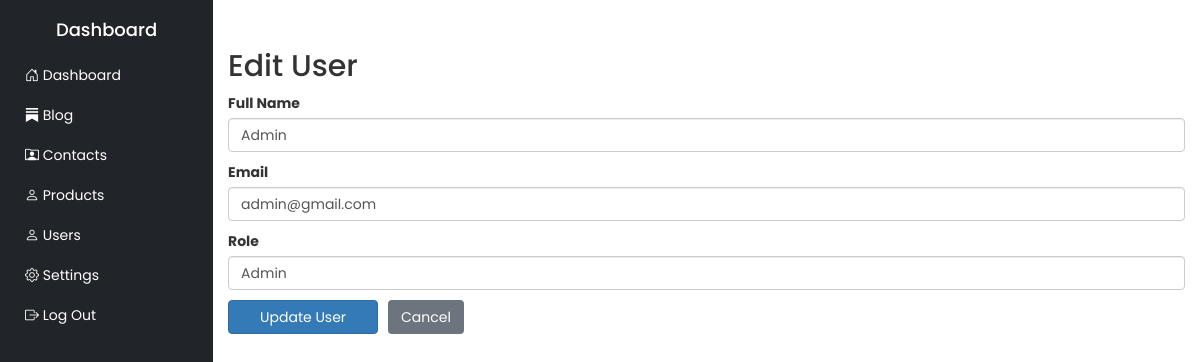
/admin/edit_users.php?id=1 (signed in), run on the app's committed database.
### tables this page shows
CREATE TABLE `users` (
  `user_id` int(11) NOT NULL,
  `full_name` varchar(256) NOT NULL,
  `email` varchar(256) NOT NULL,
  `feature_img` varchar(256) DEFAULT NULL,
  `password` varchar(256) NOT NULL,
  `role` varchar(256) NOT NULL DEFAULT 'user',
  `created_at` timestamp NOT NULL DEFAULT current_timestamp()
);

### admin/edit_users.php (the view, shortened to what this page needs)
<?php
include "config.php";
$user_id = $_GET['id'];
$sql = "SELECT * FROM users WHERE user_id = ?";
$stmt = $conn->prepare($sql);
$stmt->bind_param("i", $user_id);
$stmt->execute();
$result = $stmt->get_result();
$user = $result->fetch_assoc();
?>
<?php include_once('include/header.php'); ?>
<div class="container mt-5">
    <h2>Edit User</h2>
    <form action="" method="POST">
        <div class="mb-3">
            <label for="full_name" class="form-label">Full Name</label>
            <input type="text" class="form-control" id="full_name" name="full_name" value="<?php echo htmlspecialchars($user['full_name']); ?>" required>
        </div>
        <div class="mb-3">
            <label for="email" class="form-label">Email</label>
            <input type="email" class="form-control" id="email" name="email" value="<?php echo htmlspecialchars($user['email']); ?>" required>
        </div>
        <div class="mb-3">
            <label for="role" class="form-label">Role</label>
            <select class="form-control" id="role" name="role" required>
                <option value="admin" <?php echo $user['role'] === 'admin' ? 'selected' : ''; ?>>Admin</option>
            </select>
        </div>
        <div class="d-flex">
            <button type="submit" class="btn btn-primary" style="width:150px; margin-right: 10px;">Update User</button>
            <a href="users.php" class="btn btn-secondary">Cancel</a>
        </div>
    </form>
</div>
<?php include_once('include/footer.php'); ?>

### admin/assets/css/style.css (style rules this page uses)
* { margin: 0; padding: 0; box-sizing: border-box; font-family: "Poppins", sans-serif; }
.form-label { font-weight: bold; }
.btn-primary { width: 100%; }

### data on the page
users: full_name "Admin", email "admin@gmail.com", role "Admin"
